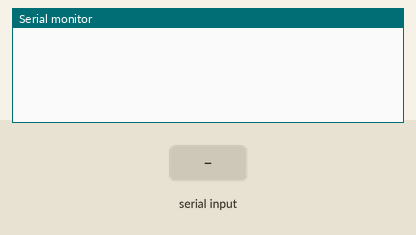
The sketch below on a simulated ESP8266 (NodeMCU). Shown: the last lines printed to the serial monitor. The test bench sets the inputs (shaded band).

Above: at 1.2 s.
1.3 s: "7\n" received over the second serial link
At 1.8 s:
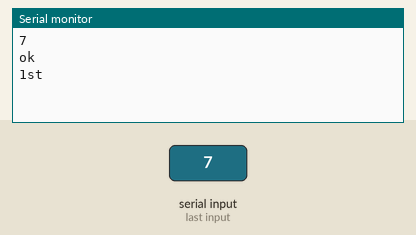
2.8 s: "1\n" received over the second serial link
At 4.1 s:
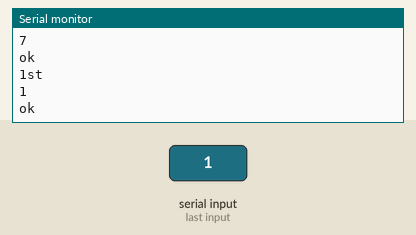

The sketch:

NodeMCU-R.ino
```cpp
#include <SoftwareSerial.h>
SoftwareSerial fromUNO1(D4, D5); //Rx, Tx
SoftwareSerial fromUNO2(D2, D3); //Rx, Tx
String data1;
String data2;
void setup()

{
  Serial.begin(9600);
  fromUNO1.begin(9600);
  fromUNO2.begin(9600);
}


void loop()
{
  if (fromUNO1.available())
  {
     data1 = fromUNO1.readStringUntil('\n');
    Serial.print(data1);
    Serial.print('\n');
    Serial.print("ok");
    Serial.print('\n');
    if (data1=="7"){
      Serial.print("1st");
      Serial.print('\n');
   }

if (fromUNO2.available())
  {
     data2 = fromUNO2.readStringUntil('\n');
    Serial.print(data2);
    Serial.print('\n');
    Serial.print("Bling");
    Serial.print('\n');
    if (data2=="7"){
      Serial.print("2nd");
      Serial.print('\n');
   }
  }


  }


}
```

Measured:
- after the input at 1.3 s, the serial monitor: prints a new line at once (image 1)
- after the input at 2.8 s, the serial monitor: prints a new line at once (image 2)
